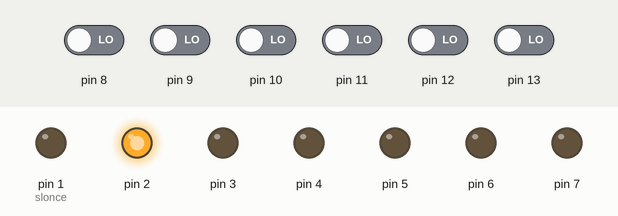
Simulated run of this sketch. Board: Arduino Uno, built with avr-gcc and run on an emulated ATmega328P. On the bench: output pins drawn as LEDs (lit = HIGH). Inputs (shaded band) come from the test bench; at power-on: pin 8–13 LOW.

Above: at 1.2 s.
1.3 s: pin 8 driven HIGH
At 1.7 s:
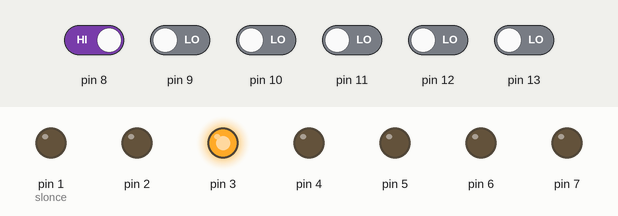
2.9 s: pin 9 driven HIGH
At 4.1 s:
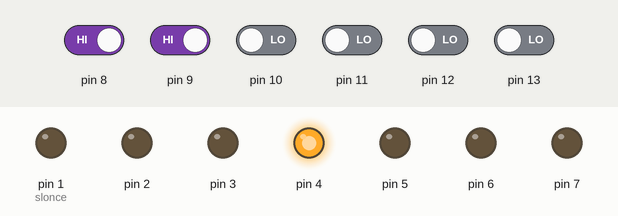
4.5 s: pin 10 driven HIGH
At 5.4 s:
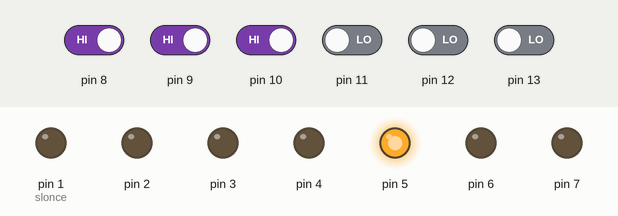
6.1 s: pin 11 driven HIGH
At 6.7 s:
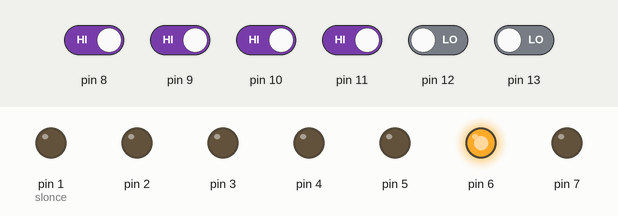
7.9 s: pin 12 driven HIGH
At 9.5 s:
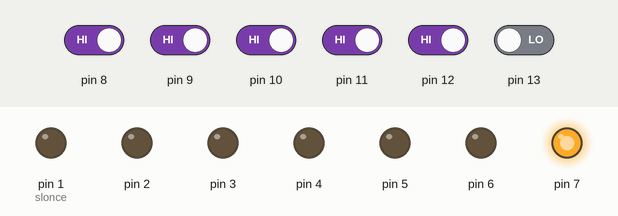
9.9 s: pin 13 driven HIGH
At 10.7 s:
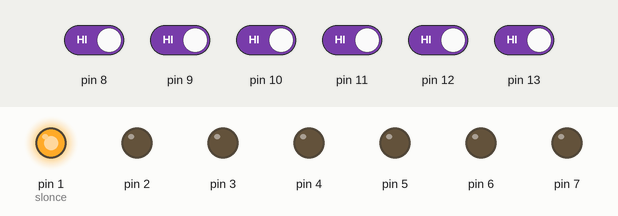
Timing chart, 0 to 12.5 s (numbered marks = the images above; inputs shaded):
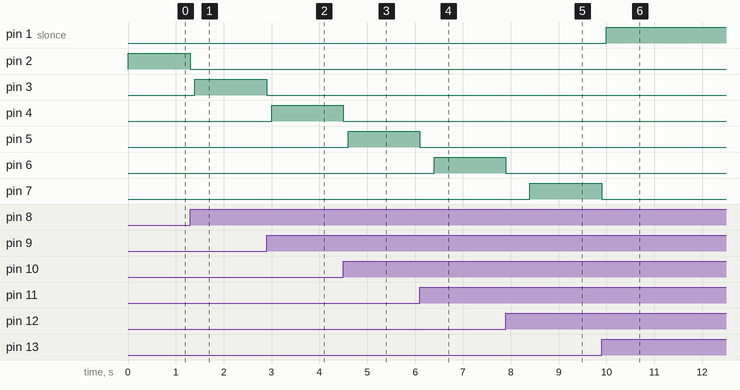

Measured:
- after the input at 1.3 s, pin 2: HIGH → LOW at once; pin 3: LOW → HIGH after 0.10 s
- after the input at 2.9 s, pin 3: HIGH → LOW at once; pin 4: LOW → HIGH after 0.10 s
- after the input at 4.5 s, pin 4: HIGH → LOW at once; pin 5: LOW → HIGH after 0.10 s
- after the input at 6.1 s, pin 5: HIGH → LOW at once; pin 6: LOW → HIGH after 0.30 s
- after the input at 7.9 s, pin 6: HIGH → LOW at once; pin 7: LOW → HIGH after 0.50 s
- after the input at 9.9 s, pin 1 (slonce): LOW → HIGH after 0.10 s; pin 7: HIGH → LOW at once

The sketch:

RFID_sterowanie.ino
```cpp
#define slonce 1
int rfid[6];
int wejscia[6];
int p=0;
boolean koniec=false;
void setup() {

  for(int i=0;i<6;i++)
  {
    rfid[i]=i+2;
    pinMode(rfid[i], OUTPUT);
      digitalWrite(rfid[i],LOW);
  }
  for(int i=0;i<6;i++)
  {
    wejscia[i]=i+8;
    pinMode(wejscia[i], INPUT);
  }
 pinMode(slonce,OUTPUT);
 digitalWrite(slonce,LOW);
}

// the loop function runs over and over again forever
void loop() {
  if (koniec==false)
  {
  if (p==0)
  {
     digitalWrite(rfid[0],HIGH);
  }
///////////////////////////////////////////////////////////////////////////////////////////////////////               1
if (digitalRead(wejscia[0])==HIGH)
{
  if (p==0)
  {
  p=1;
  digitalWrite(rfid[0],LOW);
  delay(100);
  digitalWrite(rfid[1],HIGH);
  }
}
else
{
  p=0;
   for(int i=1;i<6;i++)
{
  digitalWrite(rfid[i],LOW);
}
 digitalWrite(rfid[0],HIGH);
}
//////////////////////////////////////////////////////////////////////////////////////////////////                    2
if (digitalRead(wejscia[1])==HIGH)
{
  if (p==1)
  {
  p=2;
  digitalWrite(rfid[1],LOW);
  delay(100);
  digitalWrite(rfid[2],HIGH);
  }
}
else
{
  if (p>1)
  {
    p=1;
   for(int i=2;i<6;i++)
{
  digitalWrite(rfid[i],LOW);
}
digitalWrite(rfid[1],HIGH);
  }
}
///////////////////////////////////////////////////////////////////////////////////////////                                  3

if (digitalRead(wejscia[2])==HIGH)
{
  if (p==2)
  {
  p=3;
  digitalWrite(rfid[2],LOW);
  delay(100);
  digitalWrite(rfid[3],HIGH);
  }
}


/////////////////////////////////////////////////////////////////////////////////////////////////////                           4
if (digitalRead(wejscia[3])==HIGH)
{
  if (p==3)
  {
  p=4;
  digitalWrite(rfid[3],LOW);
  delay(300);
  digitalWrite(rfid[4],HIGH);
  }
}
else
{
  if (p>3)
  {
    p=3;
   for(int i=4;i<6;i++)
{
  digitalWrite(rfid[i],LOW);
}
digitalWrite(rfid[3],HIGH);
  }
}

///////////////////////////////////////////////////////////////////////////////////////////////////////////                    5
if (digitalRead(wejscia[4])==HIGH)
{
  if (p==4)
  {
  p=5;
  digitalWrite(rfid[4],LOW);
  delay(500);
  digitalWrite(rfid[5],HIGH);
  }
}


/////////////////////////////////////////////////////////////////////////////////////////////////////////                     6
if (digitalRead(wejscia[5])==HIGH  && p==5)
{
  p=0;
  koniec=true;
    for(int i=0;i<6;i++)
{
  digitalWrite(rfid[i],LOW);
}

  delay(100);
}
  }

if (koniec==true)
{
  digitalWrite(slonce,HIGH);
}
}
```
